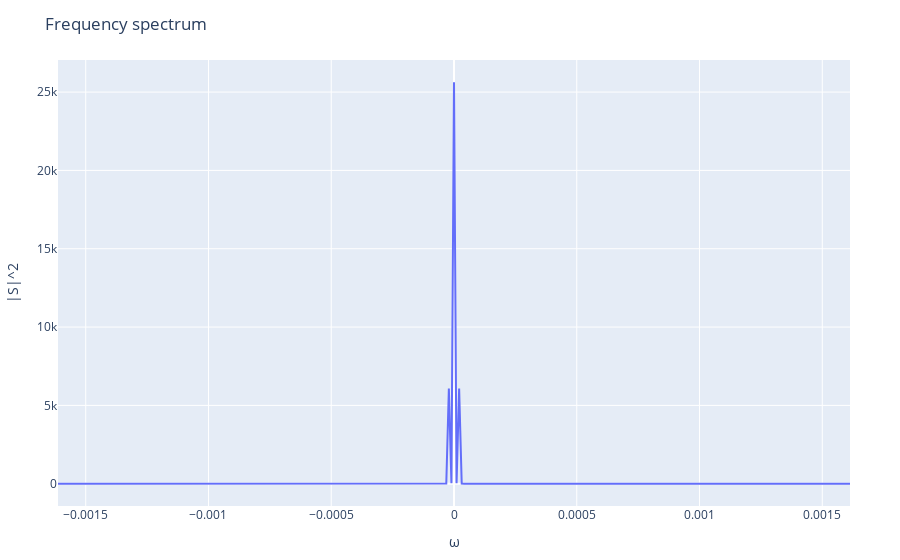

The notebook cell this image was saved under:
### Code cell
# plot them
plot_full = scatter(x = freq_full, y = abs2.(S_full), mode = "lines", name = "full")
plot_rwa = scatter(x = freq_rwa, y = abs2.(S_rwa), mode = "lines", name = "rwa")
plot_1 = scatter(x = freq_1, y = abs2.(S_1), mode = "lines", name = "rwa+1")
plot_2 = scatter(x = freq_2, y = abs2.(S_2), mode = "lines", name = "rwa+2")

layout = Layout(yaxis_title="|S|^2", xaxis_title="ω", title="Frequency spectrum")

plot([plot_full], layout)

### Figure 1 — Plotly figure (JSON) as saved in the notebook; plotly's stock layout.template omitted (floating-point values rounded to 4 significant figures; data arrays with more than 128 entries replaced by an {"elided": "..."} marker saying what was removed)
{"data": [{"mode": "lines", "name": "full", "type": "scatter", "x": {"elided": "309 float values"}, "y": {"elided": "309 float values"}}], "layout": {"margin": {"b": 50, "l": 50, "r": 50, "t": 60}, "title": "Frequency spectrum", "xaxis": {"title": {"text": "ω"}}, "yaxis": {"title": {"text": "|S|^2"}}}}
